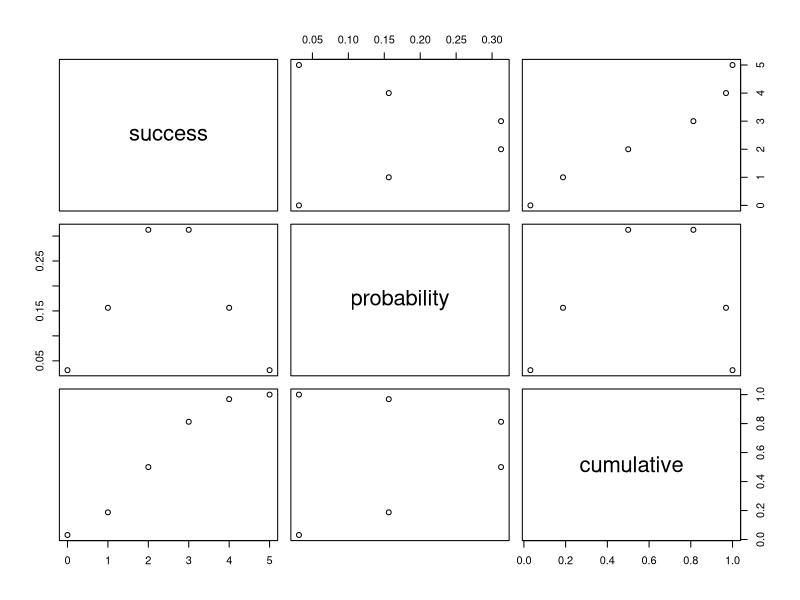

Generate this figure with R:
## ---- chunk 1
knitr::opts_chunk$set(echo = TRUE)
## ---- chunk 2
# @title
# @var
check_prob <- function(prob) {
  if (prob >= 0 && prob <= 1)  {
    return(TRUE)
  }
  else {
    stop("invalid prob value")
  }
}

# @title
# @var
check_trials <- function(trials) {
  if ( trials > 0){
    return(TRUE)
  }
  else {
    stop("invalid trails")
  }
}

# @title
# @var
check_success <- function(success, trials) {
  for(i in success) {
    if (i < 0 || i > trials) {
      stop("invalid success value")
    }
  }
  return(TRUE)
}

## ---- chunk 3
aux_mean <- function(trial, prob) {
  return(trial*prob)
}

aux_variance <- function(trial, prob) {
  return (trial * prob * (1 - prob))
}

aux_mode <- function(trial, prob) {
  return(int(trial*prob + prob))
}

aux_skewness <- function(trial, prob) {
  return((1-2*prob)/sqrt(aux_variance(trial,prob)))
}

aux_kurtosis <- function(trial, prob) {
  return((1-6*prob*(1-prob)) / aux_variance(trial,prob))
}
## ---- chunk 4
# @title
# @description
# @param
# @return
# @export
# @examples
bin_choose <- function(n,k) {
  if (length(k) > 1) {
    for(i in k) {
      if(i > n) {
        stop("k cannot be greater than n")
      }
    }
  }
  else {
    if (k > n) {
      stop("k cannot be greater than n")
    }
  }
  top <- factorial(n)
  bottom <- factorial(k) * factorial(n-k)
  return(top/bottom)
}

bin_choose(5,2)
bin_choose(5,0)
bin_choose(5,1:3)
## ---- chunk 5
bin_probability <- function(success, trials, prob) {
  check_trials(trials)
  check_prob(prob)
  check_success(success, trials)
  return(prob^success*(1-prob)^(trials-success)*bin_choose(trials, success))
}
bin_probability(2,5,.5)
bin_probability(0:2,5,.5)
bin_probability(55,100,.45)
## ---- chunk 6
bin_distribution <- function(trials, prob) {
  success <- seq(0,trials,by=1)
  print(success)
  probability <- c()
  for(i in success){
    probability <- c(probability, bin_probability(i,trials,prob))
  }
  
  df <- data.frame("success" = success, "probability" = probability)
  return(df)
}
dis1 <- bin_distribution(trials = 5, prob = .5)

bindis <- function(dis1) {
  plot(dis1)
}
## ---- chunk 7
bin_cumulative <- function(trials, prob) {
  df <- bin_distribution(trials, prob)
  cumulative <- c()
  for(i in seq(1,length(df[["probability"]]),by=1)) {
    print(df[["probability"]][[i]])
    if (i != 1) {
      cumulative <- c(cumulative, df[["probability"]][i] + cumulative[i-1])
    } else {
      cumulative <- c(cumulative, df[["probability"]][i])
    }
  }
  # print(cumulative)
  df$cumulative <- cumulative
  return(df)
}

dis2 <- bin_cumulative(5,.5)
dis2
plot(dis2)
